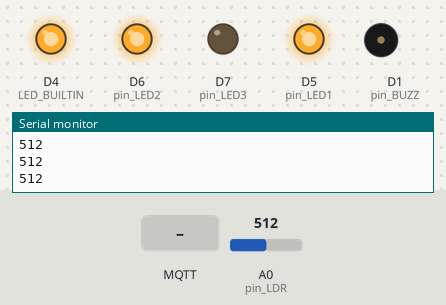
This program was run on a simulated ESP8266 (NodeMCU). Parts: output pins drawn as LEDs (lit = HIGH, except the on-board LED, lit = LOW), buzzer (waves = sounding, pin HIGH), the last lines printed to the serial monitor. The test bench sets the inputs (shaded band); at power-on: A0 (pin_LDR) = 512. WiFi joins after 1.5 s; servers stay silent unless stated; the local clock reads 2024-03-15 10:24:30 at power-on unless the program sets it; storage starts empty; no MQTT or app messages arrive unless stated.

Above: at 3.4 s.
3.5 s: A0 (pin_LDR) set to 486
At 3.9 s:
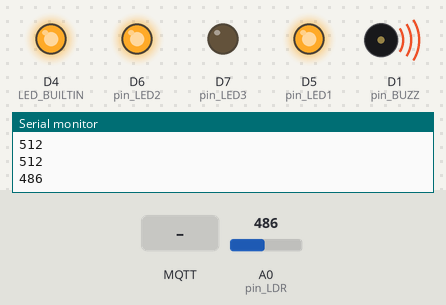
5.0 s: MQTT message "MainGate001/App" arrives on the second subscribed topic
At 8.8 s:
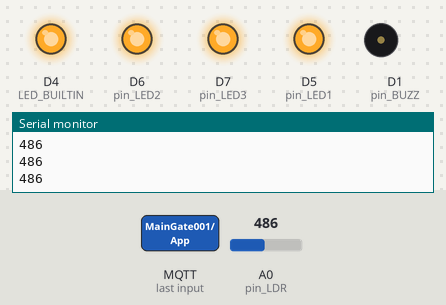
9.5 s: A0 (pin_LDR) set to 510
At 10.5 s:
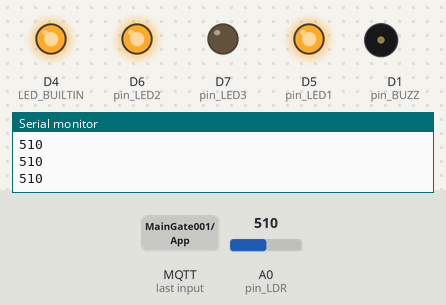
11.5 s: A0 (pin_LDR) set to 490
At 12.2 s:
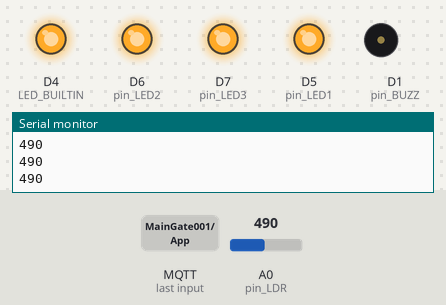
Timing chart, 0 to 14.5 s (numbered marks = the images above; inputs shaded):
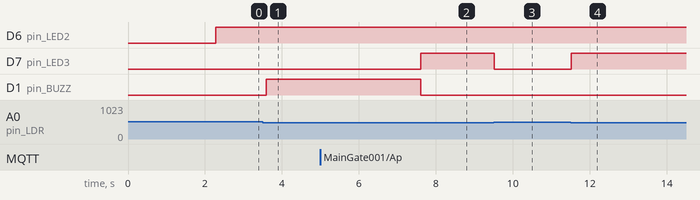

The program:

main.cpp
```cpp
#include <Arduino.h>
#include <ESP8266WiFi.h>
#include <PubSubClient.h>
#include <time.h>
#include <TZ.h>
#include <FS.h>
#include <LittleFS.h>
#include <CertStoreBearSSL.h>

#define pin_LED1 D5 //Indicates WIFI connection
#define pin_LED2 D6 //Indicates MQTT connection
#define pin_LED3 D7 //Indicates ARM State
#define pin_BUZZ D1 //Buzzer
#define pin_LDR A0


// Update these with values suitable for your network.
const char* ssid = "PioAndroid";
const char* password = "asdfghjkl";
const char* mqtt_server = "5ba3cc9682464c34888197ac60a3b249.s1.eu.hivemq.cloud";

// A single, global CertStore which can be used by all connections.
// Needs to stay live the entire time any of the WiFiClientBearSSLs
// are present.
BearSSL::CertStore certStore;

WiFiClientSecure espClient;
PubSubClient * client;
unsigned long lastMsg = 0;
#define MSG_BUFFER_SIZE (500)
char msg[MSG_BUFFER_SIZE];
int value = 0;

struct DeviceState{
  int Temp = 36,Humid = 60;
  bool isArm = true;
  bool Threat = false;
}deviceState;

void setup_wifi() {
  delay(10);
  // We start by connecting to a WiFi network
  Serial.println();
  Serial.print("Connecting to ");
  Serial.println(ssid);

  WiFi.mode(WIFI_STA);
  WiFi.begin(ssid, password);

  while (WiFi.status() != WL_CONNECTED) {
    delay(500);
    Serial.print(".");
  }

  randomSeed(micros());

  Serial.println("");
  Serial.println("WiFi connected");
  Serial.println("IP address: ");
  Serial.println(WiFi.localIP());

  digitalWrite(pin_LED1,HIGH);  //Inidicate that the device is connected

}


void setDateTime() {
  // You can use your own timezone, but the exact time is not used at all.
  // Only the date is needed for validating the certificates.
  configTime(TZ_Europe_Berlin, "pool.ntp.org", "time.nist.gov");

  Serial.print("Waiting for NTP time sync: ");
  time_t now = time(nullptr);
  while (now < 8 * 3600 * 2) {
    delay(100);
    Serial.print(".");
    now = time(nullptr);
  }
  Serial.println();

  struct tm timeinfo;
  gmtime_r(&now, &timeinfo);
  Serial.printf("%s %s", tzname[0], asctime(&timeinfo));
}


void callback(char* topic, byte* payload, unsigned int length) {
  Serial.print("Message arrived [");
  Serial.print(topic);
  Serial.print("] ");
  for (int i = 0; i < length; i++) {
    Serial.print((char)payload[i]);
  }
  Serial.println();
  if(strcmp(topic, "MainGate001/App") == 0){
    //snprintf (msg, MSG_BUFFER_SIZE, "Temperature: %ld ,Humidity: %s ,isArm: %d ,Threat: %d", deviceState.Temp , deviceState.Humid, deviceState.isArm, deviceState.Threat);
    String msg = String(deviceState.Temp) + "," + String(deviceState.Humid) + "," + String(deviceState.isArm) + "," + String(deviceState.Threat);
    Serial.print("Publish message: ");
    Serial.println(msg);
    client->publish("MainGate001/Device/State", msg.c_str());
  }else if(strcmp(topic, "MainGate001/App/isARM") == 0){
    deviceState.isArm = (char)payload[0] == '1' ? true : false;
    snprintf(msg,MSG_BUFFER_SIZE,"value Updated isArm: %d", (char)payload[0] == '1' ? true : false );
    client->publish("MainGate001/Device/State", msg);
  }
}


void reconnect() {
  // Loop until we’re reconnected
  while (!client->connected()) {
    Serial.print("Attempting MQTT connection…");
    String clientId = "ESP8266Client - MyClient";
    // Attempt to connect
    // Insert your password
    if (client->connect(clientId.c_str(), "Michael", "Pio@2004")) {
      Serial.println("connected");
      // Once connected, publish an announcement…
      client->publish("MainGate001/Device/State", "hello ,Device is BackOnline");
      // … and resubscribe
      client->subscribe("MainGate001/App");
      client->subscribe("MainGate001/App/isARM");
      digitalWrite(pin_LED2,HIGH);

    } else {
      Serial.print("failed, rc = ");
      Serial.print(client->state());
      Serial.println(" try again in 5 seconds");
      digitalWrite(pin_LED2,LOW);
      // Wait 5 seconds before retrying
      delay(5000);
    }
  }
}


void setup() {
  pinMode(LED_BUILTIN, OUTPUT);
  pinMode(pin_LED1,OUTPUT);
  pinMode(pin_LED2,OUTPUT);
  pinMode(pin_LED3,OUTPUT);
  pinMode(pin_BUZZ,OUTPUT);
  pinMode(pin_LDR,INPUT);
  delay(100);

  // When opening the Serial Monitor, select 9600 Baud
  Serial.begin(9600);
  delay(500);

  LittleFS.begin();
  setup_wifi();
  setDateTime();

  Serial.begin(9600);

  // you can use the insecure mode, when you want to avoid the certificates
  //espclient->setInsecure();

  int numCerts = certStore.initCertStore(LittleFS, PSTR("/certs.idx"), PSTR("/certs.ar"));
  Serial.printf("Number of CA certs read: %d\n", numCerts);
  if (numCerts == 0) {
    Serial.printf("No certs found. Did you run certs-from-mozilla.py and upload the LittleFS directory before running?\n");
    return; // Can't connect to anything w/o certs!
  }

  BearSSL::WiFiClientSecure *bear = new BearSSL::WiFiClientSecure();
  // Integrate the cert store with this connection
  bear->setCertStore(&certStore);

  client = new PubSubClient(*bear);

  client->setServer(mqtt_server, 8883);
  client->setCallback(callback);
}


void HandleIntrusion(){
  int ldr_value = analogRead(pin_LDR);
  Serial.println(ldr_value);
  if (ldr_value < 500) //Threat detected
  {
    //Check whether it is armed or not

    if(deviceState.isArm == false){
      digitalWrite(pin_BUZZ , LOW);
      digitalWrite(pin_LED3,HIGH);
      delay(100);

    }else{
      //if it is armed
      digitalWrite(pin_BUZZ , HIGH);
      digitalWrite(pin_LED3,LOW);
      delay(4000);
      client->publish("MainGate001/Device/Intruder", "Threat Detected");
      Serial.println("Threat Detected");
      deviceState.Threat = true;
    }
  }else{
    deviceState.Threat = false;
    digitalWrite(pin_BUZZ , LOW);
    digitalWrite(pin_LED3,LOW);
    delay(100);
  }
}

void loop() {
  if (!client->connected()) {

    reconnect();
  }
  digitalWrite(pin_LED2,HIGH);
  client->loop();
  HandleIntrusion();

  unsigned long now = millis();
  if (now - lastMsg > 10000) {
    lastMsg = now;
    snprintf (msg, MSG_BUFFER_SIZE, "Alive");
    Serial.print("Publish message: ");
    Serial.println(msg);
    client->publish("MainGate001/Device/State", msg);

  }

}
```

Measured:
- the behaviour switches between 500 and 499 on A0 (pin_LDR) (found by bisection; images 0 and 1)
- after the input at 3.5 s, D1 (pin_BUZZ): LOW → HIGH after 0.09 s
- after the input at 5.0 s, D7 (pin_LED3): LOW → HIGH after 2.6 s; D1 (pin_BUZZ): HIGH → LOW after 2.6 s
- after the input at 9.5 s, D7 (pin_LED3): HIGH → LOW at once
- after the input at 11.5 s, D7 (pin_LED3): LOW → HIGH at once
